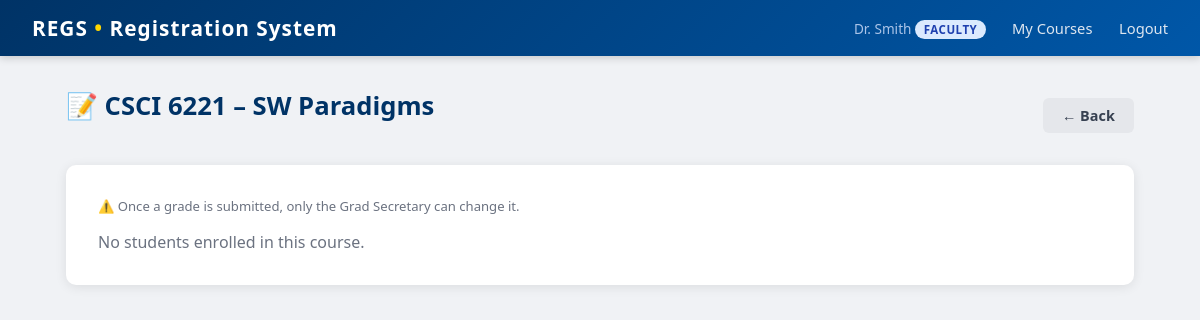
/faculty/grades/1 (signed in), run on the app's committed database.
### tables this page shows
CREATE TABLE courses (
    id            INTEGER PRIMARY KEY AUTOINCREMENT,
    dept          TEXT NOT NULL REFERENCES departments(dept),
    course_number INTEGER NOT NULL,
    title         TEXT NOT NULL,
    credits       INTEGER NOT NULL,
    UNIQUE(dept, course_number)
);

### app.py (the view, shortened to what this page needs)
@app.route('/faculty/grades/<int:schedule_id>', methods=['GET', 'POST'])
def faculty_grades(schedule_id):
    if session.get('role') != 'faculty':
        return redirect(url_for('login'))
    course = cur.execute('''
        SELECT cs.*, c.dept, c.course_number, c.title
        FROM course_schedule cs
        JOIN courses c ON cs.course_id = c.id
        WHERE cs.id=? AND cs.faculty_id=?
    ''', (schedule_id, session['user_id'])).fetchone()
    if not course:
        flash('Access denied.', 'error')
        return redirect(url_for('faculty_dashboard'))
    enrollments = cur.execute('''
        SELECT e.id, s.uid, s.first_name, s.last_name,
               cs.semester, cs.year, e.grade
        FROM enrollments e
        JOIN students s ON e.student_id = s.id
        JOIN course_schedule cs ON e.schedule_id = cs.id
        WHERE e.schedule_id=?
        ORDER BY s.last_name
    ''', (schedule_id,)).fetchall()
    return render_template('faculty_grades.html', course=course, enrollments=enrollments)

### templates/faculty_grades.html (shortened to what this page needs)
{% extends "base.html" %}
{% block content %}
<div class="page-header">
  <h1>📝 {{ course.dept }} {{ course.course_number }} – {{ course.title }}</h1>
  <a href="{{ url_for('faculty_dashboard') }}" class="btn btn-secondary">← Back</a>
</div>
<div class="card">
  <p class="text-small text-muted mb-2">
    ⚠️ Once a grade is submitted, only the Grad Secretary can change it.
  </p>
  {% if enrollments %}
  <table>
    <thead>
      <tr><th>UID</th><th>Name</th><th>Semester</th><th>Current Grade</th><th>Submit Grade</th></tr>
    </thead>
    <tbody>
    {% for e in enrollments %}
      <tr>
        <td>{{ e.uid }}</td>
        <td>{{ e.last_name }}, {{ e.first_name }}</td>
        <td>{{ e.semester }} {{ e.year }}</td>
        <td>
          {% if e.grade == 'IP' %}
            <span class="badge badge-ip">In Progress</span>
          {% elif e.grade == 'F' %}
            <span class="badge badge-fail">{{ e.grade }}</span>
          {% else %}
            <span class="badge badge-pass">{{ e.grade }}</span>
          {% endif %}
        </td>
        <td>
          {% if e.grade == 'IP' %}
          <form method="POST" class="flex-gap">
            <input type="hidden" name="enrollment_id" value="{{ e.id }}">
            <select name="grade" required style="width:auto; padding:.3rem .5rem; font-size:0.85rem;">
              <option value="">— Select —</option>
              {% for g in ['A','A-','B+','B','B-','C+','C','F'] %}
                <option value="{{ g }}">{{ g }}</option>
              {% endfor %}
            </select>
            <button type="submit" class="btn btn-primary btn-sm">Submit</button>
          </form>
          {% else %}
            <span class="text-muted text-small">Locked</span>
          {% endif %}
        </td>
      </tr>
    {% endfor %}
    </tbody>
  </table>
  {% else %}
    <p class="text-muted">No students enrolled in this course.</p>
  {% endif %}
</div>
{% endblock %}

### static/css/main.css (style rules this page uses)
*, *::before, *::after { box-sizing: border-box; margin: 0; padding: 0; }
body { font-family: 'Segoe UI', Arial, sans-serif; background: #f0f2f5; color: #222; min-height: 100vh; }
.page-header { display: flex; justify-content: space-between; align-items: center; margin-bottom: 1.4rem; }
.card { background: #fff; border-radius: 10px; box-shadow: 0 2px 12px rgba(0, 0, 0, 0.09); padding: 2rem; margin-bottom: 1.5rem; }
h1 { font-size: 1.6rem; color: #003366; margin-bottom: 1.2rem; }
.btn { display: inline-block; padding: 0.5rem 1.2rem; border-radius: 6px; border: none; cursor: pointer; font-size: 0.9rem; font-weight: 600; text-decoration: none; transition: all 0.15s; }
.btn-secondary { background: #e5e7eb; color: #374151; }
.text-muted { color: #6b7280; }
.text-small { font-size: 0.82rem; }
.mb-2 { margin-bottom: 1rem; }

### data on the page
courses: dept "CSCI", course_number "6221", title "SW Paradigms"

### other printed values
{{ session.display_name }} "Dr. Smith"
{{ session.role }} "FACULTY"
